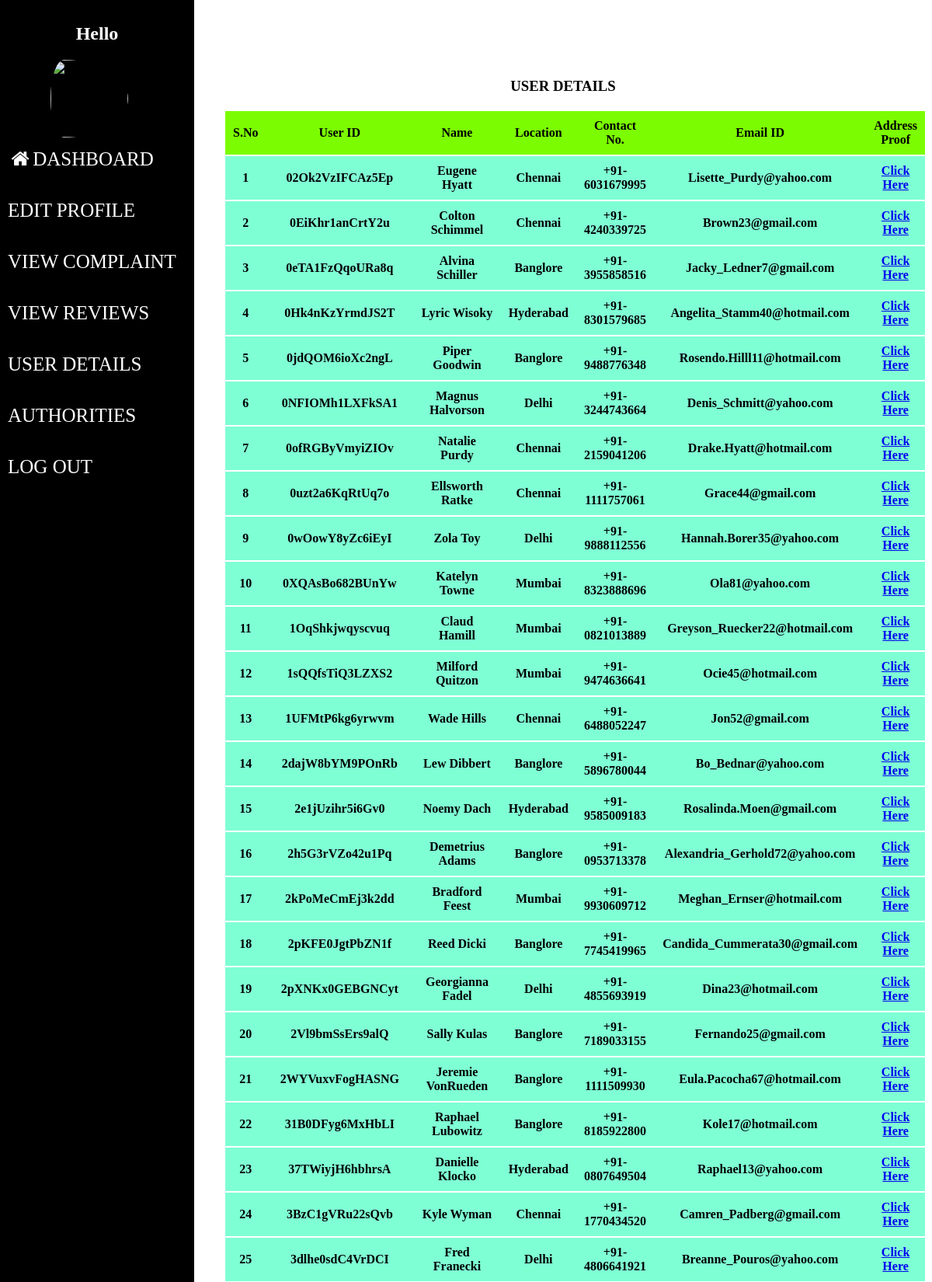
Page /admin_view_userdetails.php (upper part) on the committed database.
### tables this page shows
CREATE TABLE `user_details` (
  `user_id` varchar(15) NOT NULL,
  `firstname` varchar(30) NOT NULL,
  `lastname` varchar(30) NOT NULL,
  `usertype` varchar(15) NOT NULL,
  `contact` varchar(15) NOT NULL,
  `email` varchar(30) NOT NULL,
  `password` varchar(15) NOT NULL,
  `location` varchar(30) NOT NULL,
  `address_proof` varchar(300) NOT NULL,
  `joined_at` timestamp NOT NULL DEFAULT current_timestamp()
);

### admin_view_userdetails.php (the view, shortened to what this page needs)
<!DOCTYPE html>
<?php include("admin_sidebar.php")?>
<html>
    <head>
    </head>
    <body>
        <h3 id='a' style='text-align:center'>USER DETAILS<h3>
        <table>
            <tr>
                <th>S.No</th>
                <th style="width: 100px;">User ID</th>
                <th class="ra">Name</th>
                <th>Location</th>
                <th  style="width: 1500px;">Contact No.</th>
                <th class="rvm">Email ID</th>
                <th>Address Proof</th>
            </tr>
        <?php
            include('config.php');
            $sql = "SELECT * FROM user_details where usertype='citizen'";
            $result = $conn->query($sql);
            if($result->num_rows>0)
            {
                $i = 1;
                while($row = $result->fetch_assoc())
                {
                    $href = 'view_img.php?img='.$row['address_proof'];
                    echo "<tr><td>".$i++."</td><td class='cid'>".$row["user_id"]."</td><td class='ra'>".$row['firstname']." ".$row['lastname']."</td><td class='ra'>".$row['location']."</td><td class='ra'>".$row['contact']."</td><td class='rvw'>".$row["email"]."</td><td class='rvw'>"."<a href='$href' target='_blank'>Click Here</a>"."</td></tr>";
                }
            }
            ?>
        </table>
    </body>
</html>

### admin_sidebar.php (style rules this page uses)
body { background-image: url("https://wallpapertag.com/wallpaper/full/e/1/0/118962-best-background-gradient-1920x1200-for-tablet.jpg"); }

### admin_view_userdetails.php (style rules this page uses)
body { background-repeat: no-repeat; background-size: cover; }
table { margin-left:30px; border-collapse: collapse; margin-right:30px; }
h3 { margin-left:250px; }
#a { margin-top: 100px; }
td,th { padding: 10px; width: 280px; text-align: center; font-size: 16px; }
.cid { width:90px; }
.rvw { width:900px; }
.ra { width:300px; }
tr { background-color: aquamarine; border: 0; border: 2px solid white; margin-left:100px; }
th { background-color: lawngreen; }

### rows in the picture
user_details: user_id "02Ok2VzIFCAz5Ep", firstname "Eugene", lastname "Hyatt", location "Chennai", contact "+91-6031679995", email "Lisette_Purdy@yahoo.com"
user_details: user_id "0EiKhr1anCrtY2u", firstname "Colton", lastname "Schimmel", location "Chennai", contact "+91-4240339725", email "Brown23@gmail.com"
user_details: user_id "0eTA1FzQqoURa8q", firstname "Alvina", lastname "Schiller", location "Banglore", contact "+91-3955858516", email "Jacky_Ledner7@gmail.com"
user_details: user_id "0Hk4nKzYrmdJS2T", firstname "Lyric", lastname "Wisoky", location "Hyderabad", contact "+91-8301579685", email "Angelita_Stamm40@hotmail.com"
user_details: user_id "0jdQOM6ioXc2ngL", firstname "Piper", lastname "Goodwin", location "Banglore", contact "+91-9488776348", email "Rosendo.Hilll11@hotmail.com"
user_details: user_id "0NFIOMh1LXFkSA1", firstname "Magnus", lastname "Halvorson", location "Delhi", contact "+91-3244743664", email "Denis_Schmitt@yahoo.com"
user_details: user_id "0ofRGByVmyiZIOv", firstname "Natalie", lastname "Purdy", location "Chennai", contact "+91-2159041206", email "Drake.Hyatt@hotmail.com"
user_details: user_id "0uzt2a6KqRtUq7o", firstname "Ellsworth", lastname "Ratke", location "Chennai", contact "+91-1111757061", email "Grace44@gmail.com"
user_details: user_id "0wOowY8yZc6iEyI", firstname "Zola", lastname "Toy", location "Delhi", contact "+91-9888112556", email "Hannah.Borer35@yahoo.com"
user_details: user_id "0XQAsBo682BUnYw", firstname "Katelyn", lastname "Towne", location "Mumbai", contact "+91-8323888696", email "Ola81@yahoo.com"
user_details: user_id "1OqShkjwqyscvuq", firstname "Claud", lastname "Hamill", location "Mumbai", contact "+91-0821013889", email "Greyson_Ruecker22@hotmail.com"
user_details: user_id "1sQQfsTiQ3LZXS2", firstname "Milford", lastname "Quitzon", location "Mumbai", contact "+91-9474636641", email "Ocie45@hotmail.com"
user_details: user_id "1UFMtP6kg6yrwvm", firstname "Wade", lastname "Hills", location "Chennai", contact "+91-6488052247", email "Jon52@gmail.com"
user_details: user_id "2dajW8bYM9POnRb", firstname "Lew", lastname "Dibbert", location "Banglore", contact "+91-5896780044", email "Bo_Bednar@yahoo.com"
user_details: user_id "2e1jUzihr5i6Gv0", firstname "Noemy", lastname "Dach", location "Hyderabad", contact "+91-9585009183", email "Rosalinda.Moen@gmail.com"
user_details: user_id "2h5G3rVZo42u1Pq", firstname "Demetrius", lastname "Adams", location "Banglore", contact "+91-0953713378", email "Alexandria_Gerhold72@yahoo.com"
user_details: user_id "2kPoMeCmEj3k2dd", firstname "Bradford", lastname "Feest", location "Mumbai", contact "+91-9930609712", email "Meghan_Ernser@hotmail.com"
user_details: user_id "2pKFE0JgtPbZN1f", firstname "Reed", lastname "Dicki", location "Banglore", contact "+91-7745419965", email "Candida_Cummerata30@gmail.com"
user_details: user_id "2pXNKx0GEBGNCyt", firstname "Georgianna", lastname "Fadel", location "Delhi", contact "+91-4855693919", email "Dina23@hotmail.com"
user_details: user_id "2Vl9bmSsErs9alQ", firstname "Sally", lastname "Kulas", location "Banglore", contact "+91-7189033155", email "Fernando25@gmail.com"
user_details: user_id "2WYVuxvFogHASNG", firstname "Jeremie", lastname "VonRueden", location "Banglore", contact "+91-1111509930", email "Eula.Pacocha67@hotmail.com"
user_details: user_id "31B0DFyg6MxHbLI", firstname "Raphael", lastname "Lubowitz", location "Banglore", contact "+91-8185922800", email "Kole17@hotmail.com"
user_details: user_id "37TWiyjH6hbhrsA", firstname "Danielle", lastname "Klocko", location "Hyderabad", contact "+91-0807649504", email "Raphael13@yahoo.com"
user_details: user_id "3BzC1gVRu22sQvb", firstname "Kyle", lastname "Wyman", location "Chennai", contact "+91-1770434520", email "Camren_Padberg@gmail.com"
user_details: user_id "3dlhe0sdC4VrDCI", firstname "Fred", lastname "Franecki", location "Delhi", contact "+91-4806641921", email "Breanne_Pouros@yahoo.com"
